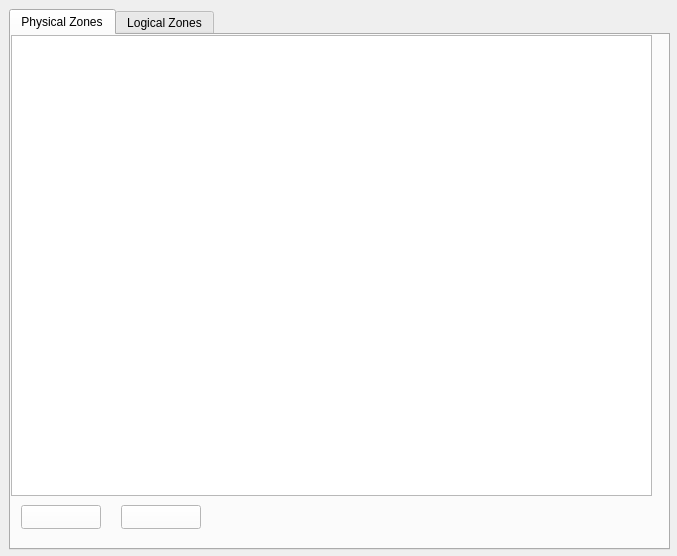
<?xml version="1.0" encoding="UTF-8"?>
<ui version="4.0">
 <class>ZonesEdit</class>
 <widget class="QWidget" name="ZonesEdit">
  <property name="geometry">
   <rect>
    <x>0</x>
    <y>0</y>
    <width>677</width>
    <height>556</height>
   </rect>
  </property>
  <property name="windowTitle">
   <string>Edit Zones</string>
  </property>
  <widget class="QWidget" name="verticalLayoutWidget">
   <property name="geometry">
    <rect>
     <x>9</x>
     <y>9</y>
     <width>661</width>
     <height>541</height>
    </rect>
   </property>
   <layout class="QVBoxLayout" name="verticalLayout">
    <item>
     <widget class="QTabWidget" name="tabWidget">
      <property name="currentIndex">
       <number>0</number>
      </property>
      <widget class="QWidget" name="physicalZones">
       <attribute name="title">
        <string>Physical Zones</string>
       </attribute>
       <widget class="QListWidget" name="physicalZonesList">
        <property name="geometry">
         <rect>
          <x>0</x>
          <y>0</y>
          <width>641</width>
          <height>461</height>
         </rect>
        </property>
       </widget>
       <widget class="QPushButton" name="phAdd">
        <property name="geometry">
         <rect>
          <x>10</x>
          <y>470</y>
          <width>80</width>
          <height>24</height>
         </rect>
        </property>
        <property name="styleSheet">
         <string notr="true">image: url(:/icons/plus);
background-color: rgb(255, 255, 255);</string>
        </property>
        <property name="text">
         <string/>
        </property>
       </widget>
       <widget class="QPushButton" name="phRemove">
        <property name="geometry">
         <rect>
          <x>110</x>
          <y>470</y>
          <width>80</width>
          <height>24</height>
         </rect>
        </property>
        <property name="styleSheet">
         <string notr="true">image: url(:/icons/minus);
background-color: rgb(255, 255, 255);</string>
        </property>
        <property name="text">
         <string/>
        </property>
       </widget>
      </widget>
      <widget class="QWidget" name="logicalZones">
       <attribute name="title">
        <string>Logical Zones</string>
       </attribute>
       <widget class="QPushButton" name="logAdd">
        <property name="geometry">
         <rect>
          <x>10</x>
          <y>470</y>
          <width>80</width>
          <height>24</height>
         </rect>
        </property>
        <property name="styleSheet">
         <string notr="true">image: url(:/icons/plus);
background-color: rgb(255, 255, 255);</string>
        </property>
        <property name="text">
         <string/>
        </property>
       </widget>
       <widget class="QPushButton" name="logRemove">
        <property name="geometry">
         <rect>
          <x>110</x>
          <y>470</y>
          <width>80</width>
          <height>24</height>
         </rect>
        </property>
        <property name="styleSheet">
         <string notr="true">image: url(:/icons/minus);
background-color: rgb(255, 255, 255);</string>
        </property>
        <property name="text">
         <string/>
        </property>
       </widget>
       <widget class="QListWidget" name="logicalZonesList">
        <property name="geometry">
         <rect>
          <x>0</x>
          <y>0</y>
          <width>641</width>
          <height>461</height>
         </rect>
        </property>
       </widget>
      </widget>
     </widget>
    </item>
   </layout>
  </widget>
  <action name="actionExit">
   <property name="text">
    <string>Exit</string>
   </property>
   <property name="shortcut">
    <string>Esc</string>
   </property>
  </action>
 </widget>
 <resources/>
 <connections/>
</ui>
